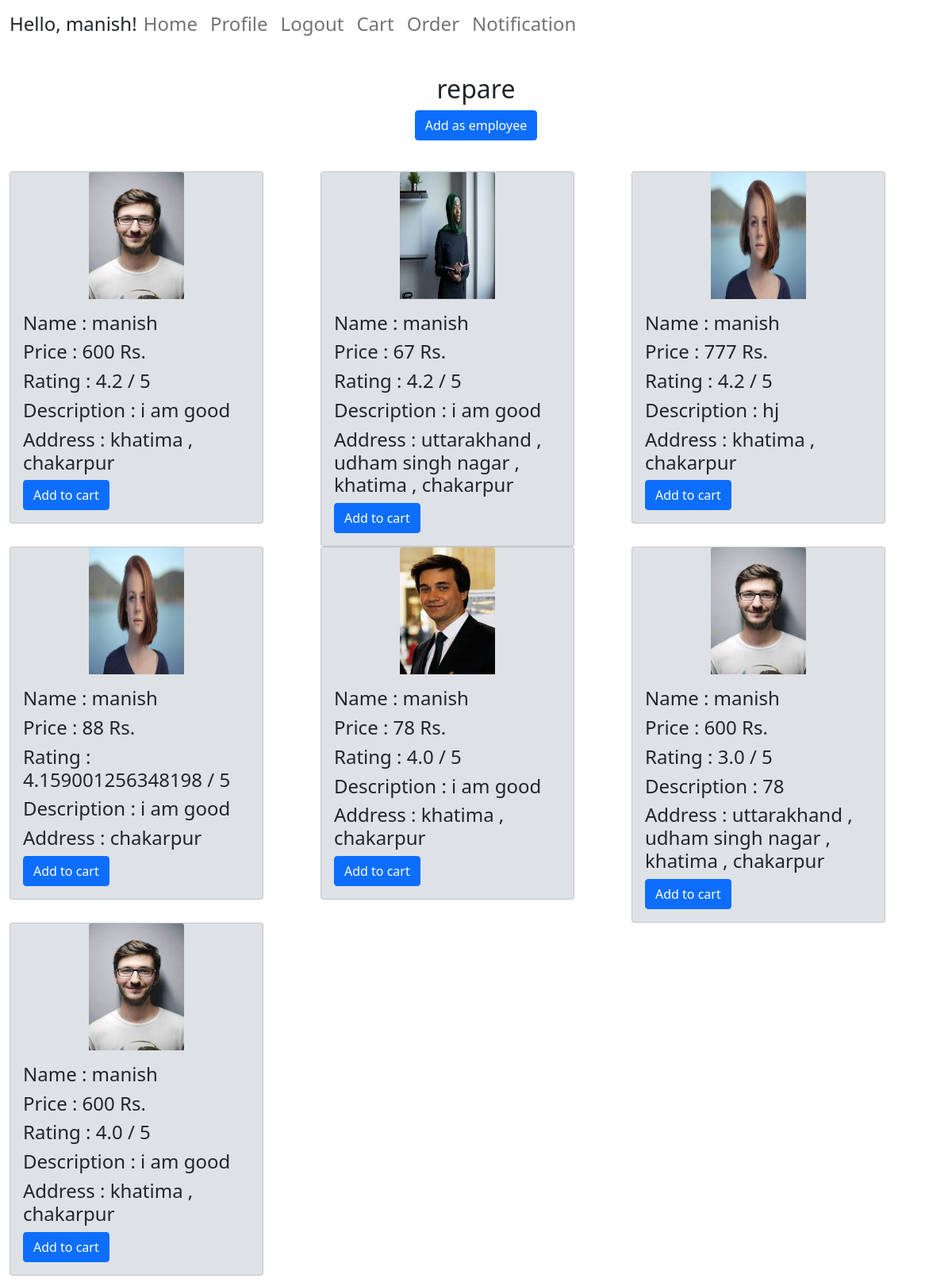
The page /service/1 (signed in) on the database its author committed.
### user/models.py (models this page shows, shortened)
class Services(models.Model):
    service = models.CharField(max_length=100 )
    sub_category = models.BooleanField(default=False)

class Employee(models.Model):
    user_id = models.CharField(max_length=100 , default=None)
    service = models.CharField(max_length=100 )
    name = models.CharField(max_length=100 )
    category = models.CharField(max_length=100 , default=None)
    cost = models.IntegerField(default = 0)
    rating = models.FloatField(default = 4.2)
    description = models.TextField(default = None)
    address = models.TextField(blank = True , default = None)
    image = models.FileField(upload_to = 'user/static/user/image')

### user/views.py (the view)
# urls.py: path('service/<int:servicepk>' , views.service , name = 'service'),
def service(req ,servicepk, categorypk = None):
    if req.user.is_authenticated:
        user_obj = req.user
        profile_obj = Profile.objects.filter(user = user_obj).first()
        if profile_obj is None:
            return redirect('/login')
    ser_obj = Services.objects.filter(pk = servicepk).first()
    if categorypk is None:
        emp_obj = Employee.objects.filter(service = ser_obj.service).all()
        cat = ser_obj.service
    else:
        cat_obj = Categorys.objects.filter(pk = categorypk).first()
        emp_obj = Employee.objects.filter(category = cat_obj.category).all()
        cat = cat_obj.category
    emplist = []
    for emp in emp_obj:
        emp_data = Employee.objects.filter(pk = emp.id).first()
        emplist.append(emp_data)
    return render(req , 'user/service.html' , {'emp_present': len(emp_obj) ,'cat': cat,  'employees' : emplist , 'servicepk':servicepk , 'categorypk' : categorypk})

### user/templates/user/service.html
{% extends 'user/base.html' %}
{% block content %}
{% load static %}
<h2 class = " d-flex justify-content-center align-items-center">  {{cat}}   <h2>
<div class = "d-flex justify-content-center align-items-center">
{% if categorypk %}
    <button type="button" class="btn btn-primary "> <a href = "{% url 'add_emp' servicepk=servicepk categorypk=categorypk %}" style = "text-decoration: none; color:white" >Add as employee</a> </button>
{% else %}
    <button type="button" class="btn btn-primary "> <a href = "{% url 'add_emp' servicepk=servicepk %}" style = "text-decoration: none; color:white" >Add as employee</a> </button>
{% endif %}
</div>
<br>
{% if emp_present == 0 %}
    <h2>No employee available</h2>
{% else %}
            <div class="card-group">
                {% for employee in employees %}
                <div class="col" >
                    <div class="card" style="width: 20rem; background-color:#dee2e6;">
                        <img class="card-img-top" style="margin-left: auto;margin-right: auto; width:10vw; height: 20vh"src = "{% static employee.image %}" style="width: 20%; height:10vw;" alt="Card image cap">
                        <div class="card-body">
                            <h4> Name : {{employee.name}}</h4>
                            <h4> Price : {{employee.cost}} Rs.</h4>
                            <h4> Rating : {{employee.rating}} / 5</h4>
                            <h4> Description : {{employee.description}}</h4>
                            <h4> Address : {{employee.address}}</h4>
                            {% if categorypk %}
                                <button type="button" class="btn btn-primary"> <a href = "{% url 'addcart' emp_pk=employee.id servicepk=servicepk categorypk=categorypk %}" style = "text-decoration: none; color:white" >Add to cart</a> </button>
                            {% else %}
                                <button type="button" class="btn btn-primary"> <a href = "{% url 'addcart' emp_pk=employee.id servicepk=servicepk %}" style = "text-decoration: none; color:white" >Add to cart</a> </button>
                            {% endif %}
                        </div>
                    </div>
                </div>
                {% endfor %}
            </div>
{% endif %}
{% endblock %}

### user/templates/user/base.html (shortened to what this page needs)
<html>
  <head>
    <link href="https://cdn.jsdelivr.net/npm/bootstrap@5.1.3/dist/css/bootstrap.min.css" rel="stylesheet">
  </head>
  <body >
  <div class="container-fluid" >
    <nav class="navbar navbar-expand-lg navbar-light ">
      <h4>Hello, {{ user.username|default:'Guest' }}! </h4>
      <div class="collapse navbar-collapse" id="navbarNav">
        <ul class="navbar-nav">
        <li class="nav-item active">
            <h4><a class="nav-link" href="{% url 'user'%} ">Home </a></h4>
        </li>
      {% if user.is_authenticated %}
        <li class="nav-item active">
            <h4><a class="nav-link" href="{% url 'profile'%} ">Profile </a></h4>
        </li>
        <li class="nav-item active">
            <h4><a class="nav-link" href="{% url 'logout'%} ">Logout </a></h4>
        </li>
        <li class="nav-item">
            <h4><a class="nav-link" href="{% url 'cart'%}">Cart</a></h4>
        </li>
        <li class="nav-item">
            <h4><a class="nav-link" href="{% url 'order'%}">Order</a></h4>
        </li>
        <li class="nav-item">
          <h4><a class="nav-link" href="{% url 'notification'%}">Notification</a></h4>
        </li>
        </ul>
      </div>
      {% endif %}
    </nav>
    <br>
    {% block content %}
    {% endblock %}
  </div>
  </body>
</html>

### rows shown on the page
Services: service "repare"
Employee: image (picture), name "manish", cost "600", rating "4.2", description "i am good", address "khatima , chakarpur"
Employee: image (picture), name "manish", cost "67", rating "4.2", description "i am good", address "uttarakhand , udham singh nagar , khatima , chakarpur"
Employee: image (picture), name "manish", cost "777", rating "4.2", description "hj", address "khatima , chakarpur"
Employee: image (picture), name "manish", cost "88", rating "4.159001256348198", description "i am good", address "chakarpur"
Employee: image (picture), name "manish", cost "78", rating "4.0", description "i am good", address "khatima , chakarpur"
Employee: image (picture), name "manish", cost "600", rating "3.0", description "78", address "uttarakhand , udham singh nagar , khatima , chakarpur"
Employee: image (picture), name "manish", cost "600", rating "4.0", description "i am good", address "khatima , chakarpur"

### other values the page prints
{{ user.username|default:'Guest' }} "manish"
